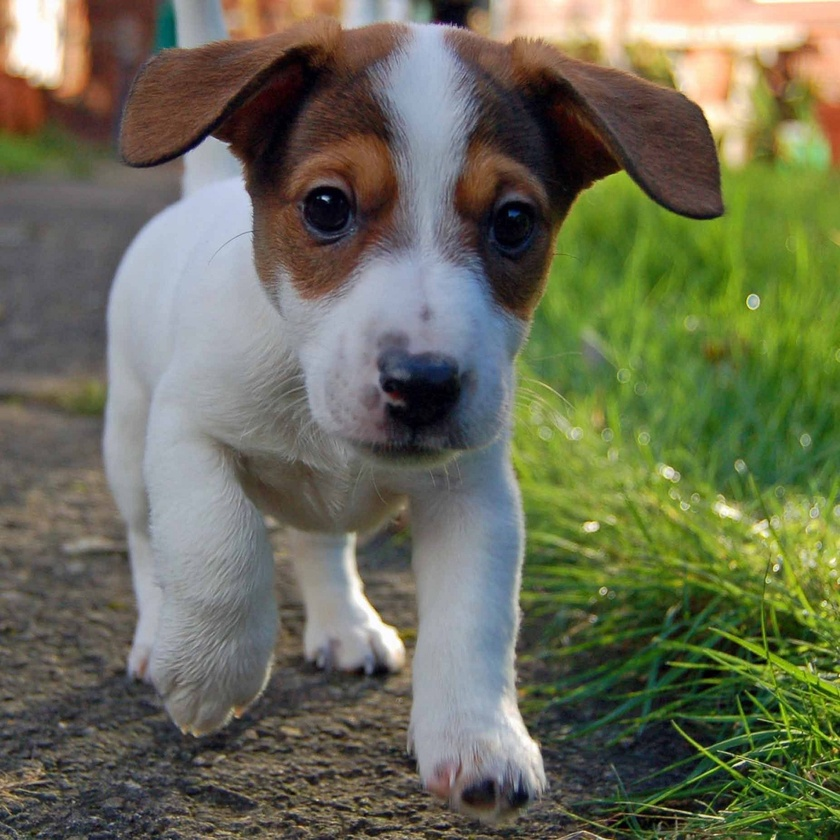
#> input picture dog.jpg, 840 x 840 px, shrunk from 1500 x 1500 before the run
$ python old_filter.py
#> lines starting #> are read from the running program, lines starting #| are printed output that depends on the picture
from PIL import Image
import numpy as np
img = Image.open("dog.jpg")
#> img is the input picture: PIL image 840x840 RGB; mean R, G, B 107.5, 109.8, 86.7
arr = np.array(img)
a = len(arr)
#> a = 840
a1 = len(arr[1])
#> a1 = 840
i = 0
while i < a - 11:
    j = 0
    while j < a1 - 11:
        s = 0
        for x in range(i, i + 10):
            for y in range(j, j + 10):
                n1 = arr[x][y][0]
                n2 = arr[x][y][1]
                n3 = arr[x][y][2]
                M = n1/3 + n2/3 + n3/3
                s += M
        s = int(s // 100)
        for n in range(i, i + 10):
            for n1 in range(j, j + 10):
                arr[n][n1][0] = int(s // 50) * 50
                arr[n][n1][1] = int(s // 50) * 50
                arr[n][n1][2] = int(s // 50) * 50
        j = j + 10
    i = i + 10
#> this loop made 83 passes
#> i on passes 1 to 12: 10, 20, 30, 40, 50, 60, 70, 80, 90, 100, 110, 120
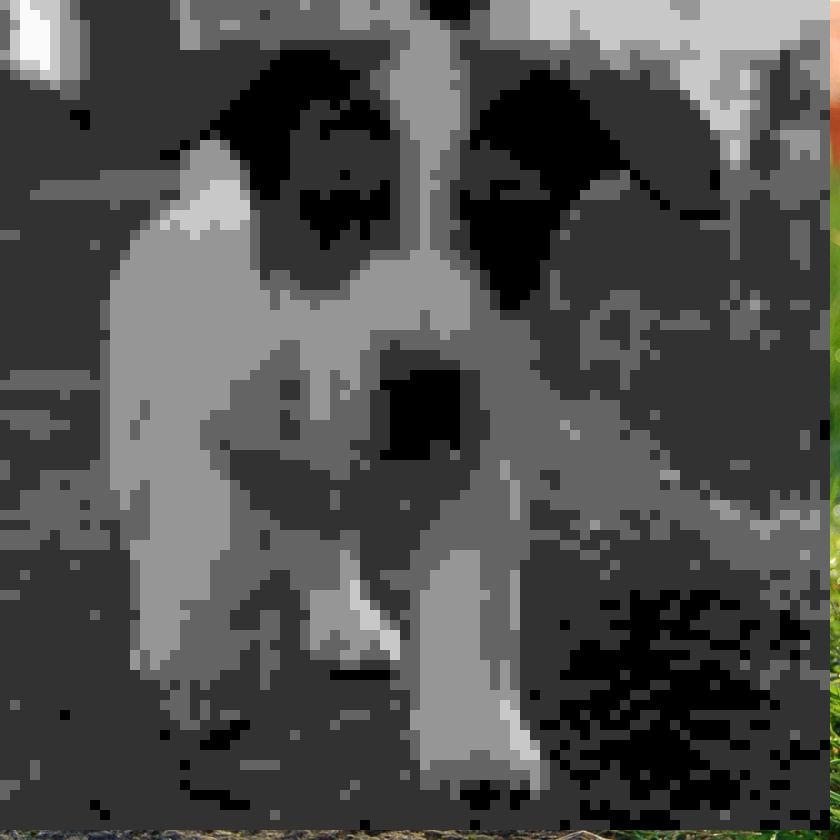
#> arr: shape (840, 840, 3); mean R, G, B 77.2, 77.3, 76.2
#> after the loop, i = 830
res = Image.fromarray(arr)
res.save('old_filter_res.jpg')
